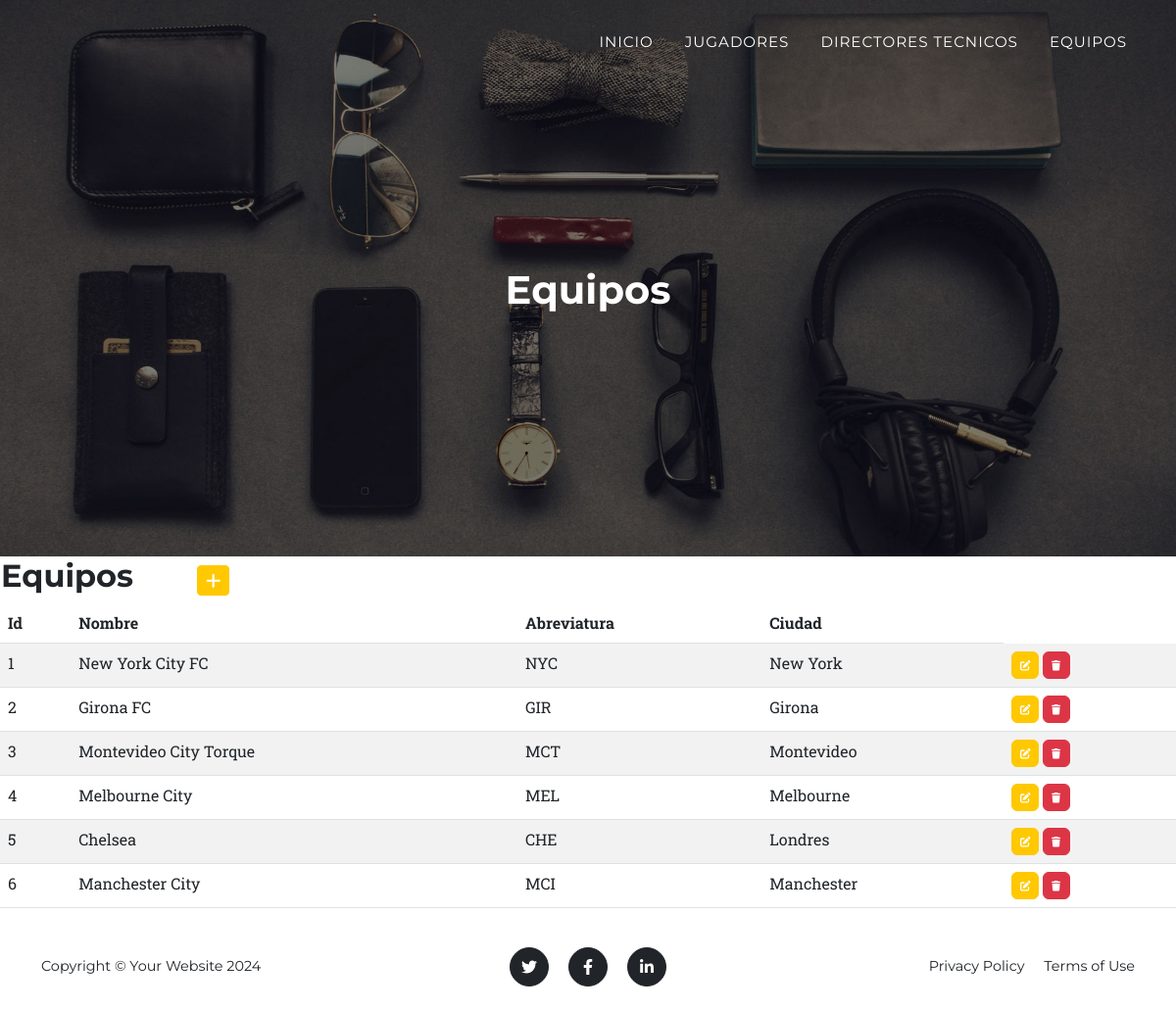
Screenshot of /equipos/ with the database file from the repository.
### aplication/models.py (models this page shows, shortened)
class Equipo(models.Model):
    nombre = models.CharField(max_length=50)
    abreviatura = models.CharField(max_length=6)
    ciudad = models.CharField(max_length=60)
    class Meta:
        ordering = ["id"]

### aplication/views.py (the view)
# urls.py: path('equipos/', EquipoList.as_view(), name="equipos"),
class EquipoList(ListView):
    model = Equipo

### aplication/templates/aplication/equipo_list.html
{% extends "aplication/index.html" %}
{% block titulo %}
<h1 class="mb-5">Equipos</h1>
{% endblock titulo %}
{% block contenido %}
<table>
    <tr>
        <td width="200"><h2>Equipos</h2></td>
        <td>
            <a
            href="{% url 'equipos_create' %}"
            class="btn btn-primary btn-sm"
            ><i class="fa fa-plus fa-lg" title="Crear"> </i>
            </a>
        </td>
    </tr>
</table>
<table class="table table-striped">
    <thead>
        <tr>
            <th>Id</th>
            <th>Nombre</th>
            <th>Abreviatura</th>
            <th>Ciudad</th>
        </tr>
    </thead>
    <tbody>
    {% for e in equipo_list  %}
        <tr>
            <td>{{ e.id }}</td>
            <td>{{ e.nombre }}</td>
            <td>{{ e.abreviatura }}</td>
            <td>{{ e.ciudad }}</td>
            <td>
                <a
                  href="{% url 'equipos_update' e.id %}"
                  class="btn btn-primary"
                  style="--bs-btn-padding-y: .25rem; --bs-btn-padding-x: .5rem; --bs-btn-font-size: .75rem;"
                  ><i class="fa fa-edit fa-sm" title="Editar Equipo"></i>
                </a>
                <a
                  href="{% url 'equipos_delete' e.id %}"
                  class="btn btn-danger"
                  style="--bs-btn-padding-y: .25rem; --bs-btn-padding-x: .5rem; --bs-btn-font-size: .75rem;"
                  ><i class="fa fa-trash fa-sm" title="Eliminar Equipo"></i>
                </a>
            </td>
        </tr>
    {% endfor %}
    </tbody>
</table>
{% endblock contenido %}

### aplication/templates/aplication/index.html (shortened to what this page needs)
<!DOCTYPE html>
<html lang="en">
    <head>
        {% load static %}
        <link href="{% static 'css/styles.css' %}" rel="stylesheet" />
        <link rel="stylesheet" href="https://cdnjs.cloudflare.com/ajax/libs/font-awesome/6.4.0/css/all.min.css">
    </head>
    <body id="page-top">
        <nav class="navbar navbar-expand-lg navbar-dark fixed-top" id="mainNav">
            <div class="container">
                <div class="collapse navbar-collapse" id="navbarResponsive">
                    <ul class="navbar-nav text-uppercase ms-auto py-4 py-lg-0">
                        <li class="nav-item"><a class="nav-link" href="{% url 'home' %}">Inicio</a></li>
                        <li class="nav-item"><a class="nav-link" href="{% url 'jugadores' %}">Jugadores</a></li>
                        <li class="nav-item"><a class="nav-link" href="{% url 'directores_tecnicos' %}">Directores Tecnicos</a></li>
                        <li class="nav-item"><a class="nav-link" href="{% url 'equipos' %}">Equipos</a></li>
                    </ul>
                </div>
            </div>
        </nav>
        <header class="masthead">
            <div class="container">
                {% block titulo %}{% endblock titulo %}
            </div>
        </header>
        {% block contenido %}{% endblock contenido %}
        <footer class="footer py-4">
            <div class="container">
                <div class="row align-items-center">
                    <div class="col-lg-4 text-lg-start">Copyright &copy; Your Website 2024</div>
                    <div class="col-lg-4 my-3 my-lg-0">
                        <a class="btn btn-dark btn-social mx-2" href="#!" aria-label="Twitter"><i class="fab fa-twitter"></i></a>
                        <a class="btn btn-dark btn-social mx-2" href="#!" aria-label="Facebook"><i class="fab fa-facebook-f"></i></a>
                        <a class="btn btn-dark btn-social mx-2" href="#!" aria-label="LinkedIn"><i class="fab fa-linkedin-in"></i></a>
                    </div>
                    <div class="col-lg-4 text-lg-end">
                        <a class="link-dark text-decoration-none me-3" href="#!">Privacy Policy</a>
                        <a class="link-dark text-decoration-none" href="#!">Terms of Use</a>
                    </div>
                </div>
            </div>
        </footer>

### rows the page displays
Equipo: id "1", nombre "New York City FC", abreviatura "NYC", ciudad "New York"
Equipo: id "2", nombre "Girona FC", abreviatura "GIR", ciudad "Girona"
Equipo: id "3", nombre "Montevideo City Torque", abreviatura "MCT", ciudad "Montevideo"
Equipo: id "4", nombre "Melbourne City", abreviatura "MEL", ciudad "Melbourne"
Equipo: id "5", nombre "Chelsea", abreviatura "CHE", ciudad "Londres"
Equipo: id "6", nombre "Manchester City", abreviatura "MCI", ciudad "Manchester"
